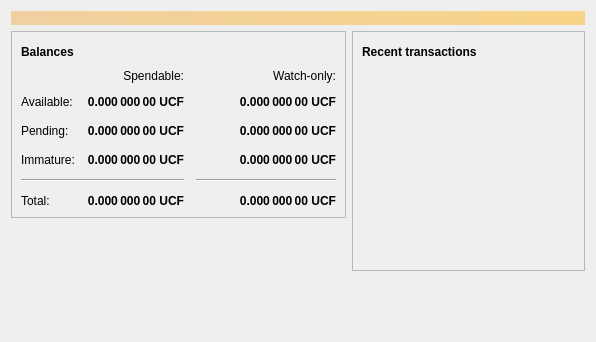
<?xml version="1.0" encoding="UTF-8"?>
<ui version="4.0">
 <class>OverviewPage</class>
 <widget class="QWidget" name="OverviewPage">
  <property name="geometry">
   <rect>
    <x>0</x>
    <y>0</y>
    <width>596</width>
    <height>342</height>
   </rect>
  </property>
  <property name="windowTitle">
   <string>Form</string>
  </property>
  <layout class="QVBoxLayout" name="topLayout">
   <item>
    <widget class="QLabel" name="labelAlerts">
     <property name="visible">
      <bool>false</bool>
     </property>
     <property name="styleSheet">
      <string notr="true">QLabel { background-color: qlineargradient(x1: 0, y1: 0, x2: 1, y2: 0, stop:0 #F0D0A0, stop:1 #F8D488); color:#000000; }</string>
     </property>
     <property name="wordWrap">
      <bool>true</bool>
     </property>
     <property name="margin">
      <number>3</number>
     </property>
     <property name="textInteractionFlags">
      <set>Qt::TextSelectableByMouse</set>
     </property>
    </widget>
   </item>
   <item>
    <layout class="QHBoxLayout" name="horizontalLayout" stretch="1,1">
     <item>
      <layout class="QVBoxLayout" name="verticalLayout_2">
       <item>
        <widget class="QFrame" name="frame">
         <property name="frameShape">
          <enum>QFrame::StyledPanel</enum>
         </property>
         <property name="frameShadow">
          <enum>QFrame::Raised</enum>
         </property>
         <layout class="QVBoxLayout" name="verticalLayout_4">
          <item>
           <layout class="QHBoxLayout" name="horizontalLayout_4">
            <item>
             <widget class="QLabel" name="label_5">
              <property name="font">
               <font>
                <weight>75</weight>
                <bold>true</bold>
               </font>
              </property>
              <property name="text">
               <string>Balances</string>
              </property>
             </widget>
            </item>
            <item>
             <widget class="QPushButton" name="labelWalletStatus">
              <property name="enabled">
               <bool>true</bool>
              </property>
              <property name="maximumSize">
               <size>
                <width>30</width>
                <height>16777215</height>
               </size>
              </property>
              <property name="toolTip">
               <string>The displayed information may be out of date. Your wallet automatically synchronizes with the KnightCoin network after a connection is established, but this process has not completed yet.</string>
              </property>
              <property name="text">
               <string/>
              </property>
              <property name="icon">
               <iconset resource="../bitcoin.qrc">
                <normaloff>:/icons/warning</normaloff>
                <disabledoff>:/icons/warning</disabledoff>:/icons/warning</iconset>
              </property>
              <property name="iconSize">
               <size>
                <width>24</width>
                <height>24</height>
               </size>
              </property>
              <property name="flat">
               <bool>true</bool>
              </property>
             </widget>
            </item>
            <item>
             <spacer name="horizontalSpacer_3">
              <property name="orientation">
               <enum>Qt::Horizontal</enum>
              </property>
              <property name="sizeHint" stdset="0">
               <size>
                <width>40</width>
                <height>20</height>
               </size>
              </property>
             </spacer>
            </item>
           </layout>
          </item>
          <item>
           <layout class="QGridLayout" name="gridLayout">
            <property name="spacing">
             <number>12</number>
            </property>
            <item row="2" column="2">
             <widget class="QLabel" name="labelWatchPending">
              <property name="font">
               <font>
                <weight>75</weight>
                <bold>true</bold>
               </font>
              </property>
              <property name="cursor">
               <cursorShape>IBeamCursor</cursorShape>
              </property>
              <property name="toolTip">
               <string>Unconfirmed transactions to watch-only addresses</string>
              </property>
              <property name="text">
               <string notr="true">0.000 000 00 UCF</string>
              </property>
              <property name="alignment">
               <set>Qt::AlignRight|Qt::AlignTrailing|Qt::AlignVCenter</set>
              </property>
              <property name="textInteractionFlags">
               <set>Qt::LinksAccessibleByMouse|Qt::TextSelectableByKeyboard|Qt::TextSelectableByMouse</set>
              </property>
             </widget>
            </item>
            <item row="2" column="1">
             <widget class="QLabel" name="labelUnconfirmed">
              <property name="font">
               <font>
                <weight>75</weight>
                <bold>true</bold>
               </font>
              </property>
              <property name="cursor">
               <cursorShape>IBeamCursor</cursorShape>
              </property>
              <property name="toolTip">
               <string>Total of transactions that have yet to be confirmed, and do not yet count toward the spendable balance</string>
              </property>
              <property name="text">
               <string notr="true">0.000 000 00 UCF</string>
              </property>
              <property name="alignment">
               <set>Qt::AlignRight|Qt::AlignTrailing|Qt::AlignVCenter</set>
              </property>
              <property name="textInteractionFlags">
               <set>Qt::LinksAccessibleByMouse|Qt::TextSelectableByKeyboard|Qt::TextSelectableByMouse</set>
              </property>
             </widget>
            </item>
            <item row="3" column="2">
             <widget class="QLabel" name="labelWatchImmature">
              <property name="font">
               <font>
                <weight>75</weight>
                <bold>true</bold>
               </font>
              </property>
              <property name="cursor">
               <cursorShape>IBeamCursor</cursorShape>
              </property>
              <property name="toolTip">
               <string>Mined balance in watch-only addresses that has not yet matured</string>
              </property>
              <property name="text">
               <string notr="true">0.000 000 00 UCF</string>
              </property>
              <property name="alignment">
               <set>Qt::AlignRight|Qt::AlignTrailing|Qt::AlignVCenter</set>
              </property>
              <property name="textInteractionFlags">
               <set>Qt::LinksAccessibleByMouse|Qt::TextSelectableByKeyboard|Qt::TextSelectableByMouse</set>
              </property>
             </widget>
            </item>
            <item row="4" column="0" colspan="2">
             <widget class="Line" name="line">
              <property name="orientation">
               <enum>Qt::Horizontal</enum>
              </property>
             </widget>
            </item>
            <item row="4" column="2">
             <widget class="Line" name="lineWatchBalance">
              <property name="sizePolicy">
               <sizepolicy hsizetype="Preferred" vsizetype="Fixed">
                <horstretch>0</horstretch>
                <verstretch>0</verstretch>
               </sizepolicy>
              </property>
              <property name="minimumSize">
               <size>
                <width>140</width>
                <height>0</height>
               </size>
              </property>
              <property name="orientation">
               <enum>Qt::Horizontal</enum>
              </property>
             </widget>
            </item>
            <item row="5" column="0">
             <widget class="QLabel" name="labelTotalText">
              <property name="text">
               <string>Total:</string>
              </property>
             </widget>
            </item>
            <item row="3" column="1">
             <widget class="QLabel" name="labelImmature">
              <property name="font">
               <font>
                <weight>75</weight>
                <bold>true</bold>
               </font>
              </property>
              <property name="cursor">
               <cursorShape>IBeamCursor</cursorShape>
              </property>
              <property name="toolTip">
               <string>Mined balance that has not yet matured</string>
              </property>
              <property name="text">
               <string notr="true">0.000 000 00 UCF</string>
              </property>
              <property name="alignment">
               <set>Qt::AlignRight|Qt::AlignTrailing|Qt::AlignVCenter</set>
              </property>
              <property name="textInteractionFlags">
               <set>Qt::LinksAccessibleByMouse|Qt::TextSelectableByKeyboard|Qt::TextSelectableByMouse</set>
              </property>
             </widget>
            </item>
            <item row="2" column="3">
             <spacer name="horizontalSpacer_2">
              <property name="orientation">
               <enum>Qt::Horizontal</enum>
              </property>
              <property name="sizeHint" stdset="0">
               <size>
                <width>40</width>
                <height>20</height>
               </size>
              </property>
             </spacer>
            </item>
            <item row="3" column="0">
             <widget class="QLabel" name="labelImmatureText">
              <property name="text">
               <string>Immature:</string>
              </property>
             </widget>
            </item>
            <item row="5" column="1">
             <widget class="QLabel" name="labelTotal">
              <property name="font">
               <font>
                <weight>75</weight>
                <bold>true</bold>
               </font>
              </property>
              <property name="cursor">
               <cursorShape>IBeamCursor</cursorShape>
              </property>
              <property name="toolTip">
               <string>Your current total balance</string>
              </property>
              <property name="text">
               <string notr="true">0.000 000 00 UCF</string>
              </property>
              <property name="alignment">
               <set>Qt::AlignRight|Qt::AlignTrailing|Qt::AlignVCenter</set>
              </property>
              <property name="textInteractionFlags">
               <set>Qt::LinksAccessibleByMouse|Qt::TextSelectableByKeyboard|Qt::TextSelectableByMouse</set>
              </property>
             </widget>
            </item>
            <item row="5" column="2">
             <widget class="QLabel" name="labelWatchTotal">
              <property name="font">
               <font>
                <weight>75</weight>
                <bold>true</bold>
               </font>
              </property>
              <property name="cursor">
               <cursorShape>IBeamCursor</cursorShape>
              </property>
              <property name="toolTip">
               <string>Current total balance in watch-only addresses</string>
              </property>
              <property name="text">
               <string notr="true">0.000 000 00 UCF</string>
              </property>
              <property name="alignment">
               <set>Qt::AlignRight|Qt::AlignTrailing|Qt::AlignVCenter</set>
              </property>
              <property name="textInteractionFlags">
               <set>Qt::LinksAccessibleByMouse|Qt::TextSelectableByKeyboard|Qt::TextSelectableByMouse</set>
              </property>
             </widget>
            </item>
            <item row="0" column="2">
             <widget class="QLabel" name="labelWatchonly">
              <property name="text">
               <string>Watch-only:</string>
              </property>
              <property name="alignment">
               <set>Qt::AlignRight|Qt::AlignTrailing|Qt::AlignVCenter</set>
              </property>
             </widget>
            </item>
            <item row="1" column="0">
             <widget class="QLabel" name="labelBalanceText">
              <property name="text">
               <string>Available:</string>
              </property>
             </widget>
            </item>
            <item row="1" column="1">
             <widget class="QLabel" name="labelBalance">
              <property name="font">
               <font>
                <weight>75</weight>
                <bold>true</bold>
               </font>
              </property>
              <property name="cursor">
               <cursorShape>IBeamCursor</cursorShape>
              </property>
              <property name="toolTip">
               <string>Your current spendable balance</string>
              </property>
              <property name="text">
               <string notr="true">0.000 000 00 UCF</string>
              </property>
              <property name="alignment">
               <set>Qt::AlignRight|Qt::AlignTrailing|Qt::AlignVCenter</set>
              </property>
              <property name="textInteractionFlags">
               <set>Qt::LinksAccessibleByMouse|Qt::TextSelectableByKeyboard|Qt::TextSelectableByMouse</set>
              </property>
             </widget>
            </item>
            <item row="1" column="2">
             <widget class="QLabel" name="labelWatchAvailable">
              <property name="font">
               <font>
                <weight>75</weight>
                <bold>true</bold>
               </font>
              </property>
              <property name="cursor">
               <cursorShape>IBeamCursor</cursorShape>
              </property>
              <property name="toolTip">
               <string>Your current balance in watch-only addresses</string>
              </property>
              <property name="text">
               <string notr="true">0.000 000 00 UCF</string>
              </property>
              <property name="alignment">
               <set>Qt::AlignRight|Qt::AlignTrailing|Qt::AlignVCenter</set>
              </property>
              <property name="textInteractionFlags">
               <set>Qt::LinksAccessibleByMouse|Qt::TextSelectableByKeyboard|Qt::TextSelectableByMouse</set>
              </property>
             </widget>
            </item>
            <item row="2" column="0">
             <widget class="QLabel" name="labelPendingText">
              <property name="text">
               <string>Pending:</string>
              </property>
             </widget>
            </item>
            <item row="0" column="1">
             <widget class="QLabel" name="labelSpendable">
              <property name="text">
               <string>Spendable:</string>
              </property>
              <property name="alignment">
               <set>Qt::AlignRight|Qt::AlignTrailing|Qt::AlignVCenter</set>
              </property>
             </widget>
            </item>
           </layout>
          </item>
         </layout>
        </widget>
       </item>
       <item>
        <spacer name="verticalSpacer">
         <property name="orientation">
          <enum>Qt::Vertical</enum>
         </property>
         <property name="sizeHint" stdset="0">
          <size>
           <width>20</width>
           <height>40</height>
          </size>
         </property>
        </spacer>
       </item>
      </layout>
     </item>
     <item>
      <layout class="QVBoxLayout" name="verticalLayout_3">
       <item>
        <widget class="QFrame" name="frame_2">
         <property name="frameShape">
          <enum>QFrame::StyledPanel</enum>
         </property>
         <property name="frameShadow">
          <enum>QFrame::Raised</enum>
         </property>
         <layout class="QVBoxLayout" name="verticalLayout">
          <item>
           <layout class="QHBoxLayout" name="horizontalLayout_2">
            <item>
             <widget class="QLabel" name="label_4">
              <property name="font">
               <font>
                <weight>75</weight>
                <bold>true</bold>
               </font>
              </property>
              <property name="text">
               <string>Recent transactions</string>
              </property>
             </widget>
            </item>
            <item>
             <widget class="QPushButton" name="labelTransactionsStatus">
              <property name="enabled">
               <bool>true</bool>
              </property>
              <property name="maximumSize">
               <size>
                <width>30</width>
                <height>16777215</height>
               </size>
              </property>
              <property name="toolTip">
               <string>The displayed information may be out of date. Your wallet automatically synchronizes with the KnightCoin network after a connection is established, but this process has not completed yet.</string>
              </property>
              <property name="text">
               <string/>
              </property>
              <property name="icon">
               <iconset resource="../bitcoin.qrc">
                <normaloff>:/icons/warning</normaloff>
                <disabledoff>:/icons/warning</disabledoff>:/icons/warning</iconset>
              </property>
              <property name="iconSize">
               <size>
                <width>24</width>
                <height>24</height>
               </size>
              </property>
              <property name="flat">
               <bool>true</bool>
              </property>
             </widget>
            </item>
            <item>
             <spacer name="horizontalSpacer">
              <property name="orientation">
               <enum>Qt::Horizontal</enum>
              </property>
              <property name="sizeHint" stdset="0">
               <size>
                <width>40</width>
                <height>20</height>
               </size>
              </property>
             </spacer>
            </item>
           </layout>
          </item>
          <item>
           <widget class="QListView" name="listTransactions">
            <property name="styleSheet">
             <string notr="true">QListView { background: transparent; }</string>
            </property>
            <property name="frameShape">
             <enum>QFrame::NoFrame</enum>
            </property>
            <property name="verticalScrollBarPolicy">
             <enum>Qt::ScrollBarAlwaysOff</enum>
            </property>
            <property name="horizontalScrollBarPolicy">
             <enum>Qt::ScrollBarAlwaysOff</enum>
            </property>
            <property name="selectionMode">
             <enum>QAbstractItemView::NoSelection</enum>
            </property>
           </widget>
          </item>
         </layout>
        </widget>
       </item>
       <item>
        <spacer name="verticalSpacer_2">
         <property name="orientation">
          <enum>Qt::Vertical</enum>
         </property>
         <property name="sizeHint" stdset="0">
          <size>
           <width>20</width>
           <height>40</height>
          </size>
         </property>
        </spacer>
       </item>
      </layout>
     </item>
    </layout>
   </item>
  </layout>
 </widget>
 <resources/>
 <connections/>
</ui>
